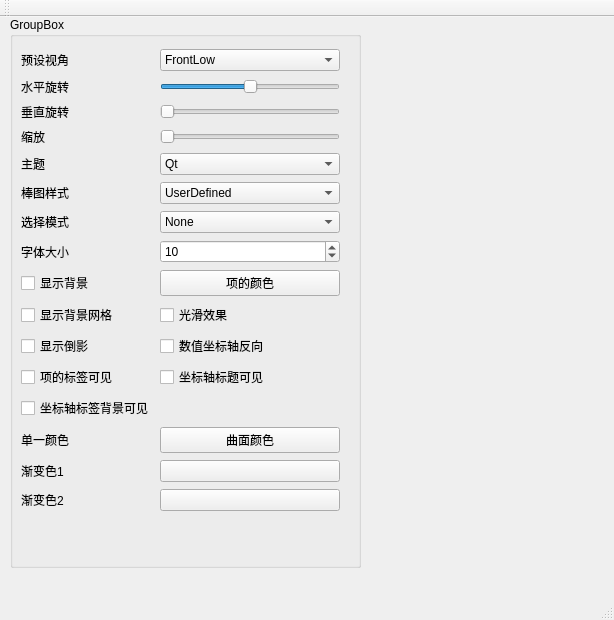
<?xml version="1.0" encoding="UTF-8"?>
<ui version="4.0">
 <class>MainWindow</class>
 <widget class="QMainWindow" name="MainWindow">
  <property name="geometry">
   <rect>
    <x>0</x>
    <y>0</y>
    <width>614</width>
    <height>620</height>
   </rect>
  </property>
  <property name="windowTitle">
   <string>MainWindow</string>
  </property>
  <widget class="QWidget" name="centralWidget">
   <widget class="QGroupBox" name="groupBox">
    <property name="geometry">
     <rect>
      <x>10</x>
      <y>0</y>
      <width>351</width>
      <height>551</height>
     </rect>
    </property>
    <property name="title">
     <string>GroupBox</string>
    </property>
    <widget class="QWidget" name="gridLayoutWidget">
     <property name="geometry">
      <rect>
       <x>0</x>
       <y>20</y>
       <width>341</width>
       <height>498</height>
      </rect>
     </property>
     <layout class="QGridLayout" name="gridLayout">
      <item row="13" column="1">
       <widget class="QPushButton" name="btnBarColor">
        <property name="text">
         <string>曲面颜色</string>
        </property>
       </widget>
      </item>
      <item row="14" column="0">
       <widget class="QLabel" name="label_10">
        <property name="text">
         <string>渐变色1</string>
        </property>
       </widget>
      </item>
      <item row="12" column="0">
       <widget class="QCheckBox" name="chkBoxAxisBackground">
        <property name="text">
         <string>坐标轴标签背景可见</string>
        </property>
       </widget>
      </item>
      <item row="3" column="1">
       <widget class="QSlider" name="slideZoom">
        <property name="minimum">
         <number>10</number>
        </property>
        <property name="maximum">
         <number>500</number>
        </property>
        <property name="orientation">
         <enum>Qt::Horizontal</enum>
        </property>
       </widget>
      </item>
      <item row="9" column="0">
       <widget class="QCheckBox" name="chkBoxGrid">
        <property name="text">
         <string>显示背景网格</string>
        </property>
       </widget>
      </item>
      <item row="0" column="1">
       <widget class="QComboBox" name="comboCamera">
        <item>
         <property name="text">
          <string>FrontLow</string>
         </property>
        </item>
        <item>
         <property name="text">
          <string>Front</string>
         </property>
        </item>
        <item>
         <property name="text">
          <string>FrontHigh</string>
         </property>
        </item>
        <item>
         <property name="text">
          <string>LeftLow</string>
         </property>
        </item>
        <item>
         <property name="text">
          <string>Left</string>
         </property>
        </item>
        <item>
         <property name="text">
          <string>LeftHigh</string>
         </property>
        </item>
        <item>
         <property name="text">
          <string>RightLow</string>
         </property>
        </item>
        <item>
         <property name="text">
          <string>Right</string>
         </property>
        </item>
        <item>
         <property name="text">
          <string>RightHigh</string>
         </property>
        </item>
        <item>
         <property name="text">
          <string>BehindLow</string>
         </property>
        </item>
        <item>
         <property name="text">
          <string>Behind</string>
         </property>
        </item>
        <item>
         <property name="text">
          <string>BehindHigh</string>
         </property>
        </item>
        <item>
         <property name="text">
          <string>IsometricLeft</string>
         </property>
        </item>
        <item>
         <property name="text">
          <string>IsometricLeftHigh</string>
         </property>
        </item>
        <item>
         <property name="text">
          <string>IsometricRight</string>
         </property>
        </item>
        <item>
         <property name="text">
          <string>IsometricRightHigh</string>
         </property>
        </item>
        <item>
         <property name="text">
          <string>DirectlyAbove</string>
         </property>
        </item>
        <item>
         <property name="text">
          <string>DirectlyAboveCW45</string>
         </property>
        </item>
        <item>
         <property name="text">
          <string>DirectlyAboveCCW45</string>
         </property>
        </item>
        <item>
         <property name="text">
          <string>FrontBelow</string>
         </property>
        </item>
        <item>
         <property name="text">
          <string>LeftBelow</string>
         </property>
        </item>
        <item>
         <property name="text">
          <string>RightBelow</string>
         </property>
        </item>
        <item>
         <property name="text">
          <string>BehindBelow</string>
         </property>
        </item>
        <item>
         <property name="text">
          <string>DirectlyBelow</string>
         </property>
        </item>
       </widget>
      </item>
      <item row="8" column="1">
       <widget class="QPushButton" name="pushButton">
        <property name="text">
         <string>项的颜色</string>
        </property>
       </widget>
      </item>
      <item row="1" column="0">
       <widget class="QLabel" name="label_2">
        <property name="text">
         <string>水平旋转</string>
        </property>
       </widget>
      </item>
      <item row="2" column="0">
       <widget class="QLabel" name="label_3">
        <property name="text">
         <string>垂直旋转</string>
        </property>
       </widget>
      </item>
      <item row="6" column="1">
       <widget class="QComboBox" name="cBoxSelectionMode">
        <item>
         <property name="text">
          <string>None</string>
         </property>
        </item>
        <item>
         <property name="text">
          <string>Item</string>
         </property>
        </item>
        <item>
         <property name="text">
          <string>Row</string>
         </property>
        </item>
        <item>
         <property name="text">
          <string>ItemAndRow</string>
         </property>
        </item>
        <item>
         <property name="text">
          <string>Column</string>
         </property>
        </item>
        <item>
         <property name="text">
          <string>ItemAndColumn</string>
         </property>
        </item>
        <item>
         <property name="text">
          <string>RowAndColumn</string>
         </property>
        </item>
        <item>
         <property name="text">
          <string>ItemRowAndColumn</string>
         </property>
        </item>
        <item>
         <property name="text">
          <string>Slice</string>
         </property>
        </item>
       </widget>
      </item>
      <item row="3" column="0">
       <widget class="QLabel" name="label_4">
        <property name="text">
         <string>缩放</string>
        </property>
       </widget>
      </item>
      <item row="8" column="0">
       <widget class="QCheckBox" name="choBoxBackground">
        <property name="text">
         <string>显示背景</string>
        </property>
       </widget>
      </item>
      <item row="2" column="1">
       <widget class="QSlider" name="sliderV">
        <property name="maximum">
         <number>90</number>
        </property>
        <property name="orientation">
         <enum>Qt::Horizontal</enum>
        </property>
       </widget>
      </item>
      <item row="1" column="1">
       <widget class="QSlider" name="sliderH">
        <property name="minimum">
         <number>-180</number>
        </property>
        <property name="maximum">
         <number>180</number>
        </property>
        <property name="orientation">
         <enum>Qt::Horizontal</enum>
        </property>
       </widget>
      </item>
      <item row="5" column="0">
       <widget class="QLabel" name="label_6">
        <property name="text">
         <string>棒图样式</string>
        </property>
       </widget>
      </item>
      <item row="0" column="0">
       <widget class="QLabel" name="label">
        <property name="text">
         <string>预设视角</string>
        </property>
       </widget>
      </item>
      <item row="7" column="0">
       <widget class="QLabel" name="label_8">
        <property name="text">
         <string>字体大小</string>
        </property>
       </widget>
      </item>
      <item row="9" column="1">
       <widget class="QCheckBox" name="checkBox_3">
        <property name="text">
         <string>光滑效果</string>
        </property>
       </widget>
      </item>
      <item row="5" column="1">
       <widget class="QComboBox" name="cBoxBarStyle">
        <item>
         <property name="text">
          <string>UserDefined</string>
         </property>
        </item>
        <item>
         <property name="text">
          <string>Bar</string>
         </property>
        </item>
        <item>
         <property name="text">
          <string>Cube</string>
         </property>
        </item>
        <item>
         <property name="text">
          <string>Pyramid</string>
         </property>
        </item>
        <item>
         <property name="text">
          <string>Cone</string>
         </property>
        </item>
        <item>
         <property name="text">
          <string>Cylinder</string>
         </property>
        </item>
        <item>
         <property name="text">
          <string>BevelBar</string>
         </property>
        </item>
        <item>
         <property name="text">
          <string>BevelCube</string>
         </property>
        </item>
        <item>
         <property name="text">
          <string>Sphere</string>
         </property>
        </item>
        <item>
         <property name="text">
          <string>Minimal</string>
         </property>
        </item>
        <item>
         <property name="text">
          <string>Arrow</string>
         </property>
        </item>
        <item>
         <property name="text">
          <string>Point</string>
         </property>
        </item>
       </widget>
      </item>
      <item row="4" column="1">
       <widget class="QComboBox" name="cBoxTheme">
        <item>
         <property name="text">
          <string>Qt</string>
         </property>
        </item>
        <item>
         <property name="text">
          <string>PrimaryColors</string>
         </property>
        </item>
        <item>
         <property name="text">
          <string>Digia</string>
         </property>
        </item>
        <item>
         <property name="text">
          <string>StoneMoss</string>
         </property>
        </item>
        <item>
         <property name="text">
          <string>ArmyBlue</string>
         </property>
        </item>
        <item>
         <property name="text">
          <string>Retro</string>
         </property>
        </item>
        <item>
         <property name="text">
          <string>Ebony</string>
         </property>
        </item>
        <item>
         <property name="text">
          <string>Isabelle</string>
         </property>
        </item>
        <item>
         <property name="text">
          <string>UserDefined</string>
         </property>
        </item>
       </widget>
      </item>
      <item row="4" column="0">
       <widget class="QLabel" name="label_5">
        <property name="text">
         <string>主题</string>
        </property>
       </widget>
      </item>
      <item row="6" column="0">
       <widget class="QLabel" name="label_7">
        <property name="text">
         <string>选择模式</string>
        </property>
       </widget>
      </item>
      <item row="11" column="0">
       <widget class="QCheckBox" name="chkBoxItemLabel">
        <property name="text">
         <string>项的标签可见</string>
        </property>
       </widget>
      </item>
      <item row="7" column="1">
       <widget class="QSpinBox" name="spinBox">
        <property name="value">
         <number>10</number>
        </property>
       </widget>
      </item>
      <item row="10" column="1">
       <widget class="QCheckBox" name="chkBoxReverse">
        <property name="text">
         <string>数值坐标轴反向</string>
        </property>
       </widget>
      </item>
      <item row="10" column="0">
       <widget class="QCheckBox" name="checkBox_4">
        <property name="text">
         <string>显示倒影</string>
        </property>
       </widget>
      </item>
      <item row="11" column="1">
       <widget class="QCheckBox" name="checkBox_7">
        <property name="text">
         <string>坐标轴标题可见</string>
        </property>
       </widget>
      </item>
      <item row="13" column="0">
       <widget class="QLabel" name="label_9">
        <property name="text">
         <string>单一颜色</string>
        </property>
       </widget>
      </item>
      <item row="15" column="0">
       <widget class="QLabel" name="label_11">
        <property name="text">
         <string>渐变色2</string>
        </property>
       </widget>
      </item>
      <item row="14" column="1">
       <widget class="QPushButton" name="btnGrad1">
        <property name="text">
         <string/>
        </property>
       </widget>
      </item>
      <item row="15" column="1">
       <widget class="QPushButton" name="btnGrad2">
        <property name="text">
         <string/>
        </property>
       </widget>
      </item>
     </layout>
    </widget>
   </widget>
  </widget>
  <widget class="QMenuBar" name="menuBar">
   <property name="geometry">
    <rect>
     <x>0</x>
     <y>0</y>
     <width>614</width>
     <height>22</height>
    </rect>
   </property>
  </widget>
  <widget class="QToolBar" name="mainToolBar">
   <attribute name="toolBarArea">
    <enum>TopToolBarArea</enum>
   </attribute>
   <attribute name="toolBarBreak">
    <bool>false</bool>
   </attribute>
  </widget>
  <widget class="QStatusBar" name="statusBar"/>
 </widget>
 <layoutdefault spacing="6" margin="11"/>
 <resources/>
 <connections/>
</ui>
